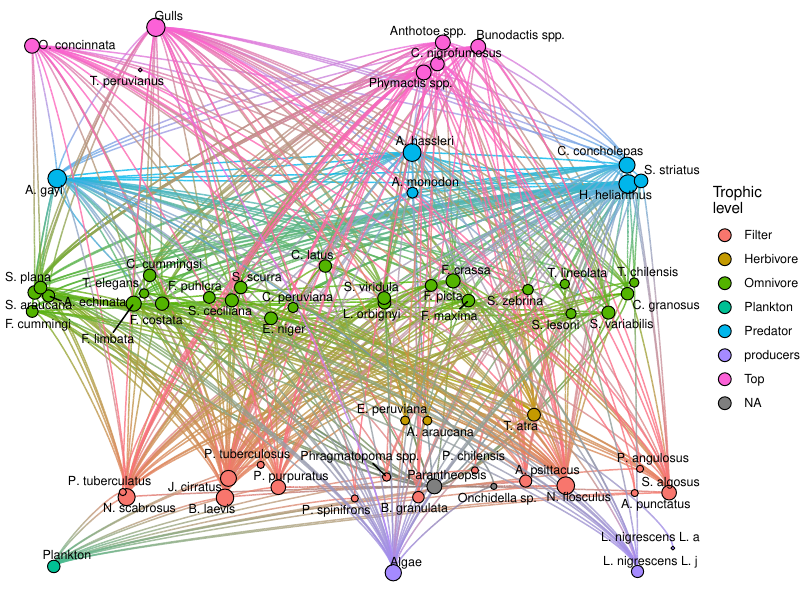

The script that saved this image:
# 
# Script to produce a nice graph figure 
# 

library(readxl)
library(plyr)
library(ggraph)
library(igraph)

y <- as.data.frame(read_excel("Intertidal foodweb.xls",
                              sheet = 1, col_names = TRUE)[ ,-1])
ynames <- as.data.frame(read_excel("Intertidal foodweb.xls",
                                   sheet = 2, col_names = TRUE))
node_attribs <- 
  as.data.frame(read_excel("SpeciesCharacteristics.xlsx", sheet = 1))

# Massage network data
ylong <- data.frame(expand.grid(spi = seq.int(ncol(y)), 
                                spj = seq.int(ncol(y))), 
                    y   = as.vector(as.matrix(y)))
ylong[ ,"spi"] <- gsub("'", "", ynames[ylong[ ,"spi"], "SpeciesName"])
ylong[ ,"spj"] <- gsub("'", "", ynames[ylong[ ,"spj"], "SpeciesName"])
ylong <- subset(ylong, y > 0)

# Merge with species attributes 
nodes <- data.frame(spi = unique(c(ylong[ ,"spi"], ylong[ ,"spj"])))
nodes <- join(nodes, mutate(node_attribs, spi = label), 
              type = "left", match = "first", by = "spi")

# Fix data where Lessonia adult is linked to all the links of Lessonia young 
ylong <- subset(ylong, { 
  spj != "lessonia nigrescens a" | 
    ( spj == "lessonia nigrescens a" & spi == "scurria scurra" ) 
})

library(ggraph)
library(igraph)

# Create graph object 
graph <- graph_from_data_frame(ylong, directed = TRUE, vertices = nodes)

# Some trophic levels are missing, so we add them here
V(graph)$TL[V(graph) == "parantheopsis"] <- "Omnivore"
V(graph)$TL[V(graph)$name == "plankton"] <- "Plankton"

# Create layout 
ylevels <- c(producers = 0, herbivore = 1, filter = 0.5, omnivore = 2, predator = 3, 
             top = 4)
set.seed(122)
x <- runif(length(V(graph)), 0, 1)
y <- rnorm(length(V(graph)), ylevels[tolower(V(graph)$TL)], .1)

# Swap Parantheopsis and Plankton
# <todo>
plankton_xy      <- which(names(V(graph)) == "plankton"        )
parantheopsis_xy <- which(names(V(graph)) == "parantheopsis "  )

tmpx <- x[parantheopsis_xy]
tmpy <- y[parantheopsis_xy]
x[parantheopsis_xy] <- x[plankton_xy]
y[parantheopsis_xy] <- y[plankton_xy]
x[plankton_xy] <- tmpx
y[plankton_xy] <- min(y, na.rm = TRUE) + 0.05


y <- ifelse(is.na(y), 0.5, y)

ucw <- function(x) { 
  paste0(toupper(substr(x, 1, 1)), substr(tolower(x), 2, nchar(x)))
}
norm_names <- function(x) { 
  # Normalize species names
  if ( length(x) > 1 ) { 
    return( unlist(lapply(x, norm_names)) ) 
  }
  x <- gsub("^ ", "",  gsub(" $", "", x))
  x <- gsub("  ", " ", gsub(" $", "", x))
  
  if ( grepl("sp(|p).$", x) ) { 
    x <- ucw(x) 
  } else { 
    split <- strsplit(x, " ")[[1]]
    if ( length(split) > 1 ) { 
      x <- paste0(ucw(substr(split[1], 1, 1)), ". ", split[2:length(split)], 
                  collapse = " ")
    } else { 
      x <- ucw(x)
    }
  }
  
  return(x)
}

# Show only some nodes 
shown_nodes <- c("gulls", "scurria scurra", "chiton granosus", "tegula atra", 
                 "plankton", "algae", "lessonia nigrescens j", 
                 "lessonia nigrescens a")

ggraph(graph, layout = data.frame(x = x, y = y)) + 
  geom_edge_bend2(aes(color = node.TL), 
                 alpha = 0.8, strength = 0.2) + 
  geom_node_point(aes(size = degree(graph), fill = TL), 
                  shape = 21) + 
#   geom_node_text(aes(label = ifelse(name %in% shown_nodes, name, NA)), 
  geom_node_text(aes(label = norm_names(name)), repel = TRUE, size = 3) + 
  theme_void() + 
  scale_size(guide = "none") + 
  scale_edge_color_discrete(guide = "none") + 
  scale_fill_discrete(name = "Trophic\nlevel") + 
  guides(fill = guide_legend(override.aes = list(size = 4)))





ggsave("figure_network.pdf", width = 8, height = 6)

